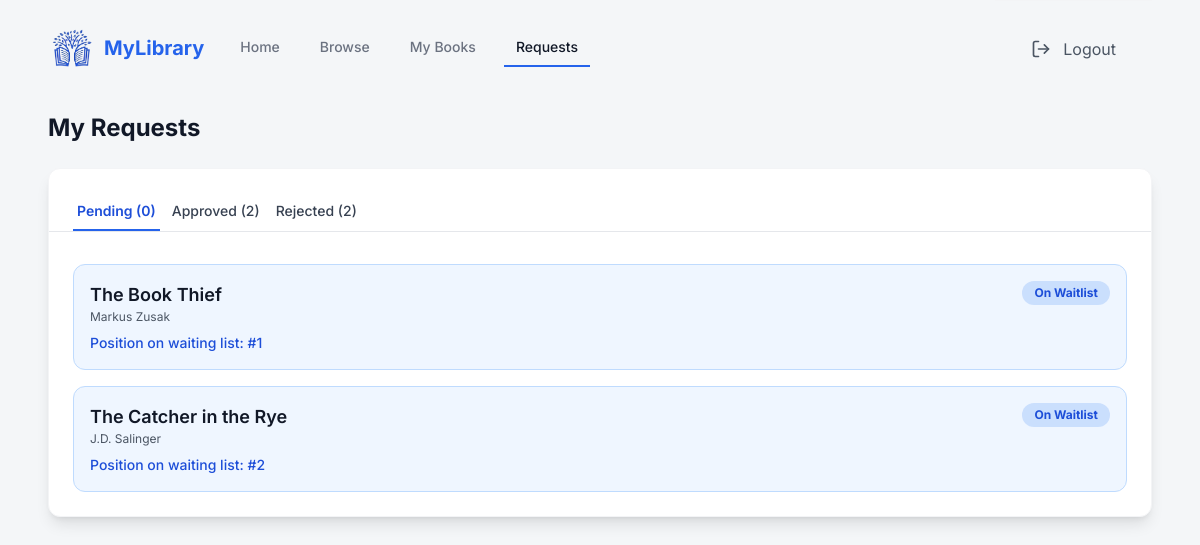
The app's page /user/my-requests/ (signed in) with its own data.
### library_db/models.py (models this page shows, shortened)
class WaitingList(models.Model):
    waiting_id = models.AutoField(primary_key=True)
    user = models.ForeignKey(settings.AUTH_USER_MODEL, on_delete=models.CASCADE, related_name='waiting_list')
    book = models.ForeignKey(Book, on_delete=models.CASCADE, related_name='waiting_list')
    position = models.IntegerField(default=0)
    request_date = models.DateField(auto_now_add=True)

class Book(models.Model):
    book_id = models.AutoField(primary_key=True)
    isbn = models.CharField(max_length=20, unique=True)
    title = models.CharField(max_length=255)
    author = models.CharField(max_length=100)
    genre = models.ManyToManyField(Genre, related_name='books')
    language = models.ForeignKey(Language, on_delete=models.CASCADE, related_name='books', null=True)
    description = models.TextField(blank=True, null=True)
    image_url = models.URLField(max_length=500, blank=True, null=True)
    total_copies = models.IntegerField()
    available_copies = models.IntegerField()
    def genre_display(self):
      return ', '.join(genre.genre_name for genre in self.genre.all())
    genre_display.short_description = 'Genres'

### LMS/views.py (the view)
# urls.py: path('user/my-requests/', views.user_my_requests, name='user_my_requests'),
@login_required
def user_my_requests(request):
    user = request.user
    pending_requests = Request.objects.filter(user=user, status='pending').select_related('book')
    approved_requests = Request.objects.filter(user=user, status='approved').select_related('book')
    rejected_requests = Request.objects.filter(user=user, status='rejected').select_related('book')
    waiting_list_items = WaitingList.objects.filter(user=user).select_related('book').order_by('position')
    context = {
        'pending_requests': pending_requests,
        'approved_requests': approved_requests,
        'rejected_requests': rejected_requests,
        'waiting_list_items': waiting_list_items,
    }
    return render(request, 'users/requests.html', context)

### templates/users/requests.html (shortened to what this page needs)
{% extends "index.html" %}
{% block content %}
<main class="max-w-7xl mx-auto px-4 sm:px-6 lg:px-8 py-8">
    <div>
        <h2 class="text-2xl font-bold text-gray-900 mb-6">My Requests</h2>
        <div class="bg-white p-6 rounded-xl shadow-lg border border-gray-100">
            <div class="flex space-x-2 border-b border-gray-200 mb-4 -mx-6 px-6">
                <button id="tab-pending" onclick="showRequestTab('pending')" class="tab-button py-2 px-1 text-sm font-semibold border-b-2 border-blue-600 text-blue-700 transition duration-200">
                    Pending ({{ pending_requests|length|add:waiting_list_items|length }})
                </button>
                <button id="tab-approved" onclick="showRequestTab('approved')" class="tab-button py-2 px-1 text-sm font-medium text-gray-700 border-b-2 border-transparent hover:border-gray-300 transition duration-200">
                    Approved ({{ approved_requests|length }})
                </button>
                <button id="tab-rejected" onclick="showRequestTab('rejected')" class="tab-button py-2 px-1 text-sm font-medium text-gray-700 border-b-2 border-transparent hover:border-gray-300 transition duration-200">
                    Rejected ({{ rejected_requests|length }})
                </button>
            </div>
            <div id="content-pending" class="request-tab-content pt-4 space-y-4">
                {% for item in waiting_list_items %}
                <div class="p-4 rounded-xl border border-blue-200 flex justify-between items-start bg-blue-50 hover:shadow-md transition duration-300">
                    <div>
                        <p class="text-lg font-semibold text-gray-900">{{ item.book.title }}</p>
                        <p class="text-xs text-gray-600 mb-2">{{ item.book.author }}</p>
                        <p class="text-sm font-medium text-blue-700">Position on waiting list: #{{ item.position }}</p>
                    </div>
                    <span class="bg-blue-500/20 text-blue-700 text-xs font-bold px-3 py-1 rounded-full">On Waitlist</span>
                </div>
                {% endfor %}
            </div>
        </div>
    </div>
</main>
{% endblock %}

### templates/index.html (style rules this page uses)
body { font-family: 'Inter', sans-serif; background-color: #f4f6f8; }

### records on screen
WaitingList: book "The Book Thief", book.author "Markus Zusak", position "1"
WaitingList: book "The Catcher in the Rye", book.author "J.D. Salinger", position "2"

### other values on screen
{{ pending_requests|length|add:waiting_list_items|length }} "0"
{{ approved_requests|length }} "2"
{{ rejected_requests|length }} "2"
